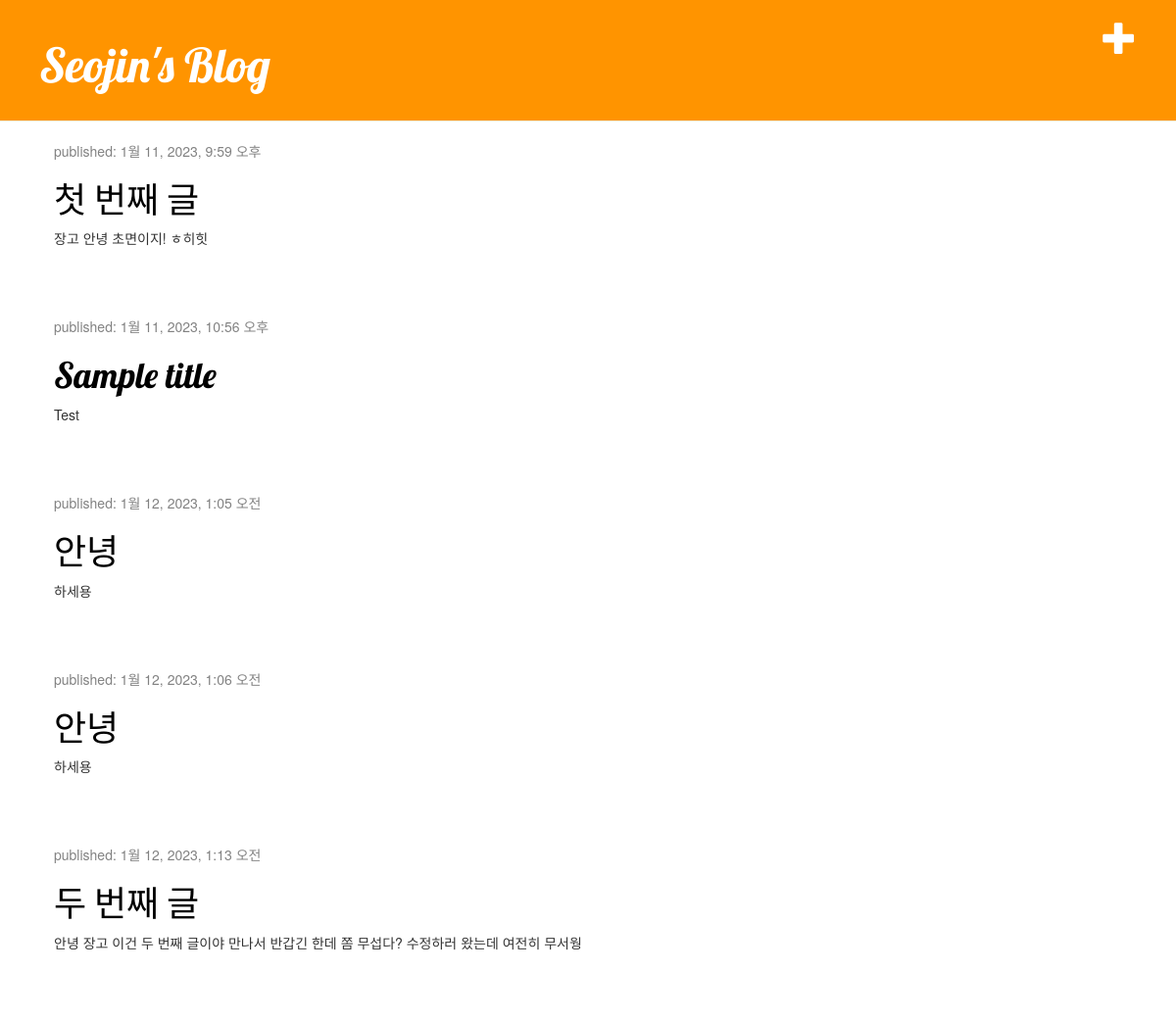
The app's page / (signed in) with its own data.
### blog/models.py (models this page shows, shortened)
class Post(models.Model):
    author = models.ForeignKey(settings.AUTH_USER_MODEL, on_delete=models.CASCADE)
    title = models.CharField(max_length=200)
    text = models.TextField()
    created_date = models.DateTimeField(
        default=timezone.now)
    published_date = models.DateTimeField(
        blank=True, null=True)

### blog/views.py (the view)
# urls.py: path('', views.post_list, name = 'post_list'),
def post_list(request):
    posts = Post.objects.filter(published_date__lte=timezone.now()).order_by('published_date')
    return render(request, 'blog/post_list.html', {'posts' : posts})

### blog/templates/blog/post_list.html (shortened to what this page needs)
{% extends 'blog/base.html' %}
{% load static %}
        {% block content %}
            {% for post in posts %}
                <div class="post">
                    <div class="date">
                        <p>published: {{ post.published_date }}</p>
                    </div>
                    <h1><a href="{% url 'post_detail' pk=post.pk %}">{{ post.title }}</a></h1>
                    <p>{{ post.text|linebreaksbr }}</p>
                </div>
            {% endfor %}
        {% endblock %}

### blog/static/css/blog.css (style rules this page uses)
h1, h2, h3, h4 { font-family: 'Lobster', cursive; }
.date { color: #828282; }
.post { margin-bottom: 70px; }
.post h1 a, .post h1 a:visited { color: #000000; }

### records on screen
Post: published_date "1월 11, 2023, 9:59 오후", title "첫 번째 글", text "장고 안녕 초면이지! ㅎ히힛"
Post: published_date "1월 11, 2023, 10:56 오후", title "Sample title", text "Test"
Post: published_date "1월 12, 2023, 1:05 오전", title "안녕", text "하세용"
Post: published_date "1월 12, 2023, 1:06 오전", title "안녕", text "하세용"
Post: published_date "1월 12, 2023, 1:13 오전", title "두 번째 글", text "안녕 장고 이건 두 번째 글이야 만나서 반갑긴 한데 쫌 무섭다? 수정하러 왔는데 여전히 무서웡"
